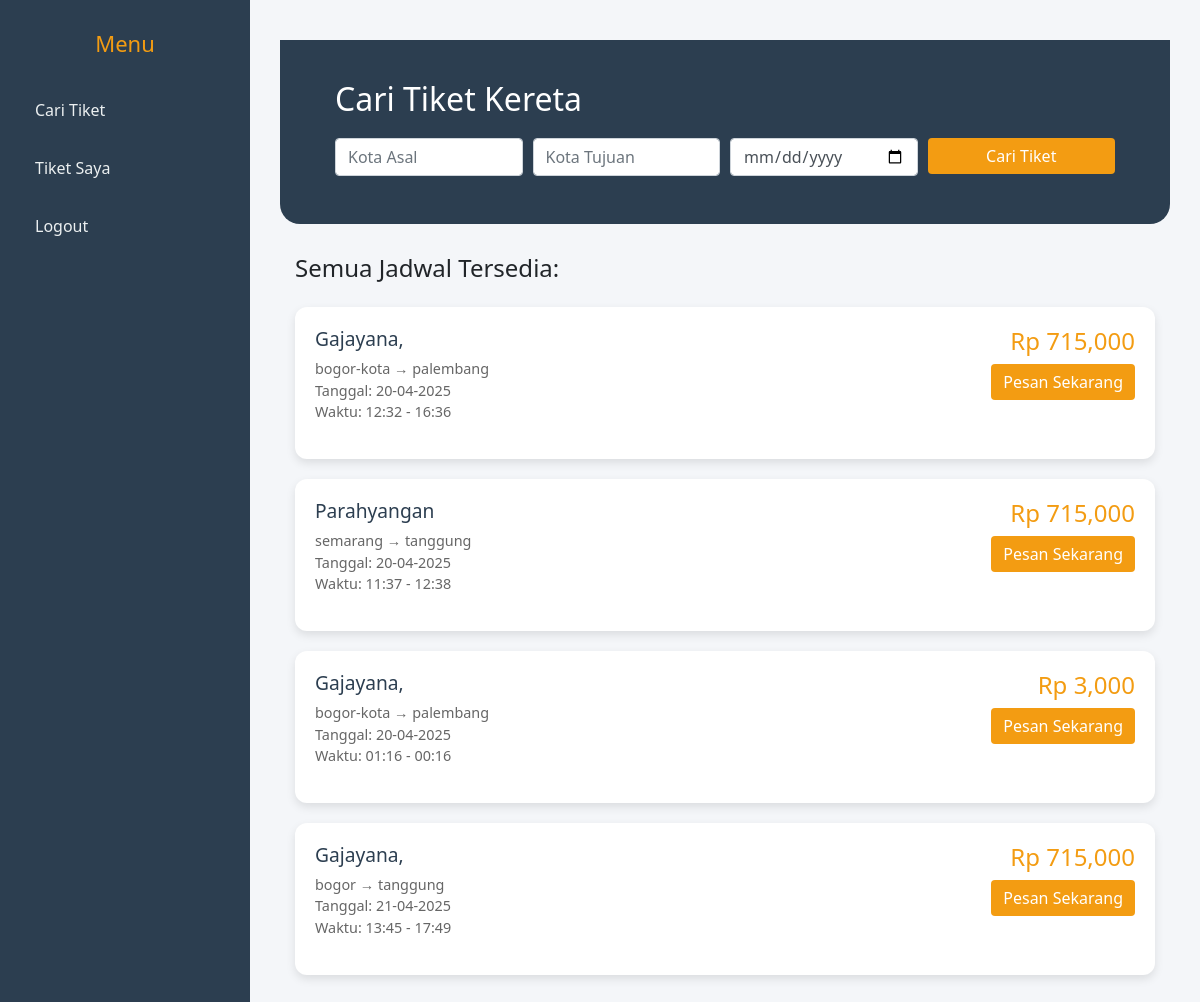
Screenshot of /pengguna/cari_tiket.php (signed in) with the database file from the repository.
### tables this page shows
CREATE TABLE `jadwal` (
  `id` int(11) NOT NULL,
  `id_kereta` int(11) NOT NULL,
  `asal` varchar(100) NOT NULL,
  `tujuan` varchar(100) NOT NULL,
  `waktu_berangkat` datetime NOT NULL,
  `waktu_tiba` datetime NOT NULL,
  `harga` decimal(10,2) NOT NULL
);

CREATE TABLE `kereta` (
  `id` int(11) NOT NULL,
  `nama_kereta` varchar(100) NOT NULL,
  `jenis` enum('Ekonomi','Bisnis','Eksekutif') NOT NULL,
  `kapasitas` int(11) NOT NULL
);

### pengguna/cari_tiket.php (the view, shortened to what this page needs)
<?php
include '../koneksi.php';
$asal = $_GET['asal'] ?? '';
$tujuan = $_GET['tujuan'] ?? '';
$tanggal = $_GET['tanggal'] ?? '';
$hasil = [];
$query = "
SELECT
    jadwal.id AS jadwal_id,
    jadwal.asal,
    jadwal.tujuan,
    jadwal.waktu_berangkat,
    jadwal.waktu_tiba,
    kereta.nama_kereta,
    jadwal.harga
FROM jadwal
JOIN kereta ON jadwal.id_kereta = kereta.id
";
$stmt = $conn->prepare($query);
if ($stmt) {
    $stmt->execute();
    $result = $stmt->get_result();
    while ($row = $result->fetch_assoc()) {
        $hasil[] = $row;
    }
}
?>
<!DOCTYPE html>
<html lang="id">
<head>
    <link href="https://stackpath.bootstrapcdn.com/bootstrap/4.5.2/css/bootstrap.min.css" rel="stylesheet">
</head>
<body>
<div class="sidebar">
    <h2>Menu</h2>
    <a href="cari_tiket.php">Cari Tiket</a>
    <a href="tiket_saya.php">Tiket Saya</a>
    <a href="logout.php">Logout</a>
</div>
<div class="main">
    <div class="container-fluid search-section">
        <div class="container">
            <h2>Cari Tiket Kereta</h2>
            <form method="GET" action="">
                <div class="form-row">
                    <div class="col-md-3 mb-2">
                        <input type="text" name="asal" class="form-control" placeholder="Kota Asal" value="<?= htmlspecialchars($asal) ?>">
                    </div>
                    <div class="col-md-3 mb-2">
                        <input type="text" name="tujuan" class="form-control" placeholder="Kota Tujuan" value="<?= htmlspecialchars($tujuan) ?>">
                    </div>
                    <div class="col-md-3 mb-2">
                        <input type="date" name="tanggal" class="form-control" value="<?= htmlspecialchars($tanggal) ?>">
                    </div>
                    <div class="col-md-3 mb-2">
                        <button type="submit" class="btn btn-light btn-block">Cari Tiket</button>
                    </div>
                </div>
            </form>
        </div>
    </div>
    <div class="container">
        <h4 class="mb-4">
            <?= ($asal || $tujuan || $tanggal) ? 'Hasil Pencarian Tiket:' : 'Semua Jadwal Tersedia:' ?>
        </h4>
        <?php if (count($hasil) > 0): ?>
            <?php foreach ($hasil as $row): ?>
                <div class="card-tiket">
                    <div class="row">
                        <div class="col-md-8">
                            <h5><?= htmlspecialchars($row['nama_kereta']) ?></h5>
                            <p>
                                <?= htmlspecialchars($row['asal']) ?> → <?= htmlspecialchars($row['tujuan']) ?><br>
                                Tanggal: <?= date('d-m-Y', strtotime($row['waktu_berangkat'])) ?><br>
                                Waktu: <?= date('H:i', strtotime($row['waktu_berangkat'])) ?> - <?= date('H:i', strtotime($row['waktu_tiba'])) ?>
                            </p>
                        </div>
                        <div class="col-md-4 text-right">
                            <h4>Rp <?= number_format($row['harga'], 3, ',', '.') ?></h4>
                            <a href="pesan_tiket.php?id=<?= $row['jadwal_id'] ?>" class="btn btn-pesan">Pesan Sekarang</a>
                        </div>
                    </div>
                </div>
            <?php endforeach; ?>
        <?php else: ?>
            <div class="alert alert-warning">Tidak ada tiket ditemukan.</div>
        <?php endif; ?>
    </div>
</div>
</body>
</html>

### pengguna/cari_tiket.php (style rules this page uses)
* { margin: 0; padding: 0; box-sizing: border-box; font-family: 'Segoe UI', sans-serif; }
body { background: #f4f6f9; }
.sidebar { width: 250px; background: #2c3e50; color: #fff; position: fixed; top: 0; bottom: 0; padding: 30px 20px; }
.sidebar h2 { margin-bottom: 30px; font-size: 22px; text-align: center; color: #f39c12; }
.sidebar a { display: block; color: #ecf0f1; padding: 12px 15px; margin: 10px 0; text-decoration: none; border-radius: 8px; transition: 0.3s; }
.main { margin-left: 250px; padding: 40px 30px; }
.search-section { background-color: #2c3e50; padding: 40px; color: white; border-radius: 0 0 20px 20px; margin-bottom: 30px; }
.search-section h2 { margin-bottom: 20px; }
.btn-pesan, .btn-light.btn-block { background-color: #f39c12; color: white; border: none; }
.card-tiket { background: white; border-radius: 12px; padding: 20px; margin-bottom: 20px; box-shadow: 0 4px 10px rgba(0,0,0,0.1); transition: transform 0.3s ease; }
.card-tiket h5 { font-size: 1.2rem; color: #2c3e50; }
.card-tiket p { color: #666; font-size: 0.9rem; }
.card-tiket .text-right h4 { color: #f39c12; }

### rows the page displays
jadwal: id_kereta.nama_kereta "Gajayana,", asal "bogor-kota", tujuan "palembang", waktu_berangkat "20-04-2025", waktu_berangkat "12:32", waktu_tiba "16:36", harga "715,000"
jadwal: id_kereta.nama_kereta "Parahyangan", asal "semarang", tujuan "tanggung", waktu_berangkat "20-04-2025", waktu_berangkat "11:37", waktu_tiba "12:38", harga "715,000"
jadwal: id_kereta.nama_kereta "Gajayana,", asal "bogor-kota", tujuan "palembang", waktu_berangkat "20-04-2025", waktu_berangkat "01:16", waktu_tiba "00:16", harga "3,000"
jadwal: id_kereta.nama_kereta "Gajayana,", asal "bogor", tujuan "tanggung", waktu_berangkat "21-04-2025", waktu_berangkat "13:45", waktu_tiba "17:49", harga "715,000"
